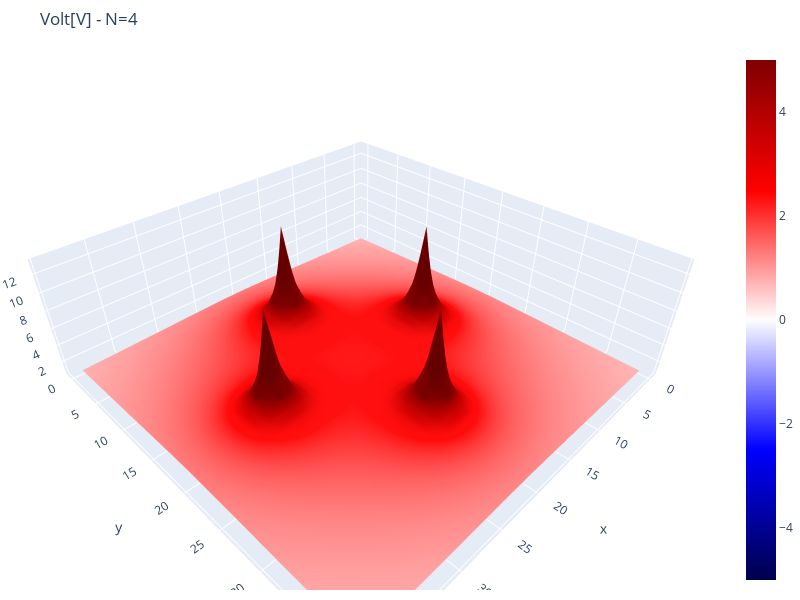

Source (notebook cell):
### Code cell
# vmax,vmin=5,-5
data,title = set_V0(_point,nx,ny)
plot_surface(data,vmin=-vmax,vmax=vmax,title=title) #2つの電荷のみ

### Figure 1 — Plotly figure (JSON) as saved in the notebook; plotly's stock layout.template omitted (floating-point values rounded to 4 significant figures; data arrays with more than 128 entries replaced by an {"elided": "..."} marker saying what was removed)
{"data": [{"cmax": 5, "cmid": 0, "cmin": -5, "colorscale": {"elided": "255x2 mixed values"}, "type": "surface", "z": {"elided": "40x40 float values"}}], "layout": {"autosize": false, "height": 600, "margin": {"b": 10, "l": 0, "r": 0, "t": 50}, "title": {"text": "Volt[V] - N=4"}, "width": 800}}
